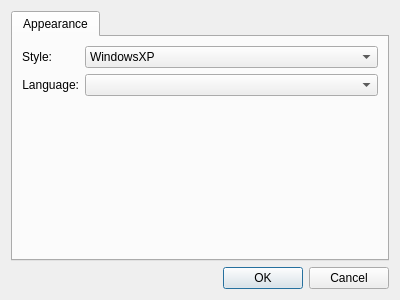
<?xml version="1.0" encoding="UTF-8"?>
<ui version="4.0">
 <class>OptionsDialog</class>
 <widget class="QDialog" name="OptionsDialog">
  <property name="geometry">
   <rect>
    <x>0</x>
    <y>0</y>
    <width>400</width>
    <height>300</height>
   </rect>
  </property>
  <property name="windowTitle">
   <string>Options Dialog</string>
  </property>
  <layout class="QVBoxLayout" name="verticalLayout">
   <item>
    <widget class="QTabWidget" name="tabWidget">
     <property name="tabShape">
      <enum>QTabWidget::Rounded</enum>
     </property>
     <property name="currentIndex">
      <number>0</number>
     </property>
     <widget class="QWidget" name="tbAppearance">
      <attribute name="title">
       <string>Appearance</string>
      </attribute>
      <layout class="QFormLayout" name="formLayout">
       <item row="0" column="0">
        <widget class="QLabel" name="label">
         <property name="text">
          <string>Style:</string>
         </property>
         <property name="alignment">
          <set>Qt::AlignRight|Qt::AlignTrailing|Qt::AlignVCenter</set>
         </property>
         <property name="buddy">
          <cstring>cmbStyle</cstring>
         </property>
        </widget>
       </item>
       <item row="1" column="0">
        <widget class="QLabel" name="label_2">
         <property name="text">
          <string>Language:</string>
         </property>
         <property name="alignment">
          <set>Qt::AlignRight|Qt::AlignTrailing|Qt::AlignVCenter</set>
         </property>
         <property name="buddy">
          <cstring>cmbLanguage</cstring>
         </property>
        </widget>
       </item>
       <item row="0" column="1">
        <widget class="QComboBox" name="cmbStyle">
         <property name="currentIndex">
          <number>1</number>
         </property>
         <item>
          <property name="text">
           <string>Windows</string>
          </property>
         </item>
         <item>
          <property name="text">
           <string>WindowsXP</string>
          </property>
         </item>
         <item>
          <property name="text">
           <string>WindowsVista</string>
          </property>
         </item>
         <item>
          <property name="text">
           <string>Motif</string>
          </property>
         </item>
         <item>
          <property name="text">
           <string>CDE</string>
          </property>
         </item>
         <item>
          <property name="text">
           <string>Plastique</string>
          </property>
         </item>
         <item>
          <property name="text">
           <string>Cleanlooks</string>
          </property>
         </item>
         <item>
          <property name="text">
           <string>Macintosh</string>
          </property>
         </item>
        </widget>
       </item>
       <item row="1" column="1">
        <widget class="QComboBox" name="cmbLanguage"/>
       </item>
      </layout>
     </widget>
    </widget>
   </item>
   <item>
    <widget class="QDialogButtonBox" name="buttonBox">
     <property name="orientation">
      <enum>Qt::Horizontal</enum>
     </property>
     <property name="standardButtons">
      <set>QDialogButtonBox::Cancel|QDialogButtonBox::Ok</set>
     </property>
    </widget>
   </item>
  </layout>
 </widget>
 <resources/>
 <connections>
  <connection>
   <sender>buttonBox</sender>
   <signal>accepted()</signal>
   <receiver>OptionsDialog</receiver>
   <slot>accept()</slot>
   <hints>
    <hint type="sourcelabel">
     <x>248</x>
     <y>254</y>
    </hint>
    <hint type="destinationlabel">
     <x>157</x>
     <y>274</y>
    </hint>
   </hints>
  </connection>
  <connection>
   <sender>buttonBox</sender>
   <signal>rejected()</signal>
   <receiver>OptionsDialog</receiver>
   <slot>reject()</slot>
   <hints>
    <hint type="sourcelabel">
     <x>316</x>
     <y>260</y>
    </hint>
    <hint type="destinationlabel">
     <x>286</x>
     <y>274</y>
    </hint>
   </hints>
  </connection>
 </connections>
</ui>
